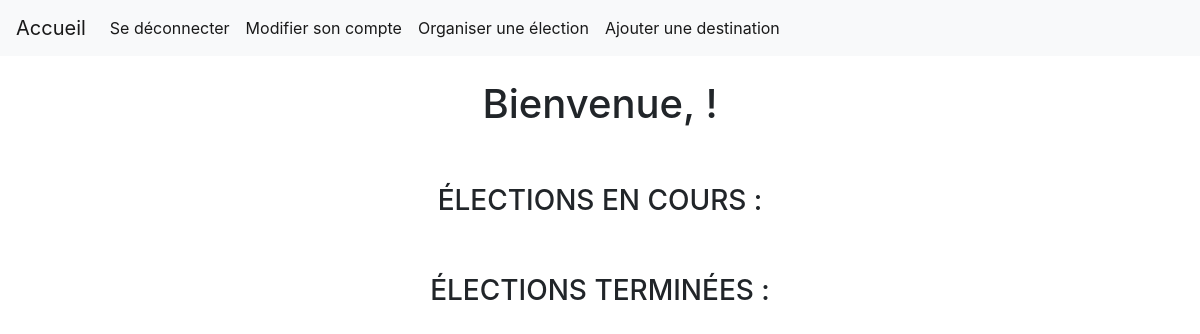
/organisateur.php, run on an earlier commit of the app's database.
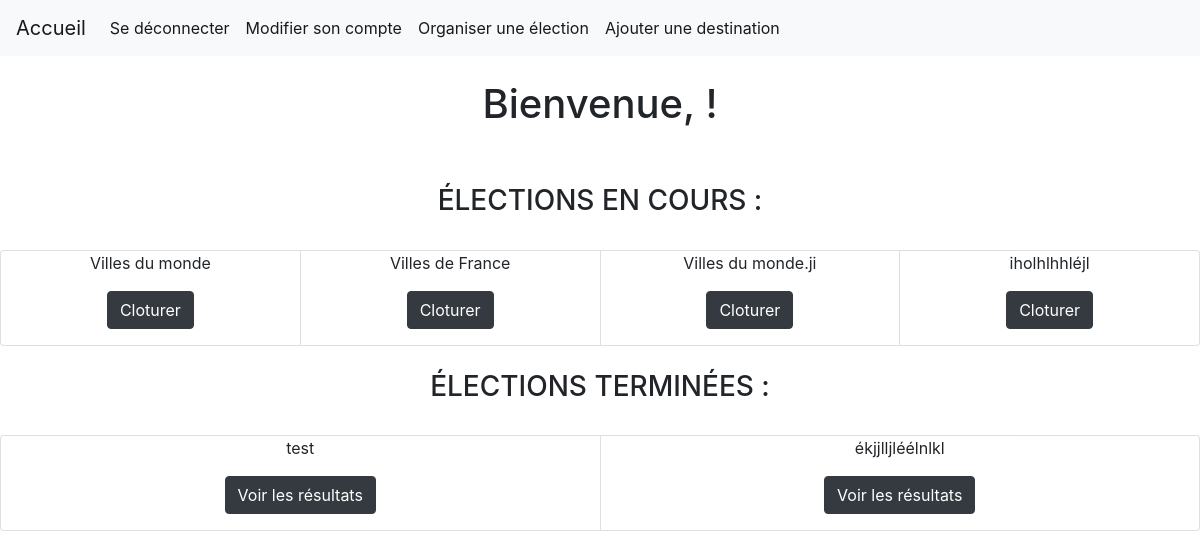
And on a later commit of the database.
### tables this page shows
CREATE TABLE `Election` (
  `IdElection` int(10) NOT NULL,
  `Intitule` varchar(50) NOT NULL,
  `estTerminee` tinyint(4) NOT NULL,
  `IdOrga` int(10) NOT NULL
);

### organisateur.php (the view, shortened to what this page needs)
<!DOCTYPE html>
<html>
<head>
	<link rel="stylesheet" href="https://stackpath.bootstrapcdn.com/bootstrap/4.3.1/css/bootstrap.min.css">
</head>
<header>
	<nav class="navbar navbar-expand-lg navbar-light bg-light">
		<div class="collapse navbar-collapse" id="navbarTogglerDemo01">
			<a class="navbar-brand" href="organisateur.php">Accueil</a>
    		<ul class="navbar-nav mr-auto mt-2 mt-lg-0">
      		<li class="nav-item active">
        		<a class="nav-link" href="scripts/scriptDeconnexion.php">Se déconnecter</a>
      		</li>
      		<li class="nav-item active">
        		<a class="nav-link" href="modifierCompte.php">Modifier son compte</a>
      		</li>
      		<li class="nav-item active">
        		<a class="nav-link" href="addElection.php">Organiser une élection</a>
      		</li>
      		<li class="nav-item active">
        		<a class="nav-link" href="addDestination.php">Ajouter une destination</a>
      		</li>
  		</div>
	</nav>
</header>
<body>
	<?php echo '<div style="text-align: center;"><br><h1 class="h1">Bienvenue, '.$_SESSION["pseudo"].' !</h1><br></div>'; ?>
	<div style="text-align: center;"><br><h3 class="h3">ÉLECTIONS EN COURS :</h3><br></div>
	<div class="card-group">
			<?php
				$connexion = mysqli_connect("localhost", "root", "") or die("Impossible de se connecter : " . mysqli_error($connexion));
				mysqli_select_db($connexion, "ProjetWebS4");
				$idOrga = $_SESSION["idUtilisateur"];
				$requete = "SELECT * FROM Election WHERE IdOrga = '$idOrga'";
				$resultatreq = mysqli_query($connexion,$requete);
				if($resultatreq)
				{
					while($ligneResultat = mysqli_fetch_array($resultatreq))
					{
						if($ligneResultat['estTerminee']==0){
							echo "<div class='card' style='text-align:center;'>";
							echo "<form method='post' action='scripts/cloturerElection.php?IdElec=".$ligneResultat['IdElection']."'>";
							echo "<p>".$ligneResultat['Intitule']."</p>";
							echo "<p><input type='submit' name='cloturerElection' class='btn btn-dark' value='Cloturer'></p>";
							echo "</form>";
							echo "</div>";
						}
					}
				}
				else
				{
					echo "Impossible de charger les elections en cours";
				}
			?>
	</div>
	<div style="text-align: center;"><br><h3 class="h3">ÉLECTIONS TERMINÉES :</h3><br></div>
	<div class="card-group">
			<?php
				$connexion = mysqli_connect("localhost", "root", "") or die("Impossible de se connecter : " . mysqli_error($connexion));
				mysqli_select_db($connexion, "ProjetWebS4");
				$requete = "SELECT * FROM Election";
				$resultatreq = mysqli_query($connexion,$requete);
				if($resultatreq)
				{
					while($ligneResultat = mysqli_fetch_array($resultatreq))
					{
						if($ligneResultat['estTerminee']==1){
							echo "<div class='card' style='text-align:center;'>";
							echo "<form method='post' action='voirResultats.php?IdElec=".$ligneResultat['IdElection']."'>";
							echo "<p>".$ligneResultat['Intitule']."</p>";
							echo "<p><input type='submit' name='resultats' class='btn btn-dark' value='Voir les résultats'></p>";
							echo "</form>";
							echo "</div>";
						}
					}
				}
				else
				{
					echo "Impossible de charger les elections termnées";
				}
			?>
	</div>
</body>
</html>

What changed in the data, as far as the page shows it:
added election: Intitule "Villes du monde", shown under "ÉLECTIONS EN COURS :"
now on this page (row edited): election: Intitule "Villes de France", shown under "ÉLECTIONS EN COURS :"
added election: Intitule "Villes du monde.ji", shown under "ÉLECTIONS EN COURS :"
added election: Intitule "iholhlhhléjl", shown under "ÉLECTIONS EN COURS :"
added election: Intitule "test", shown under "ÉLECTIONS TERMINÉES :"
added election: Intitule "ékjjlljléélnlkl", shown under "ÉLECTIONS TERMINÉES :"
